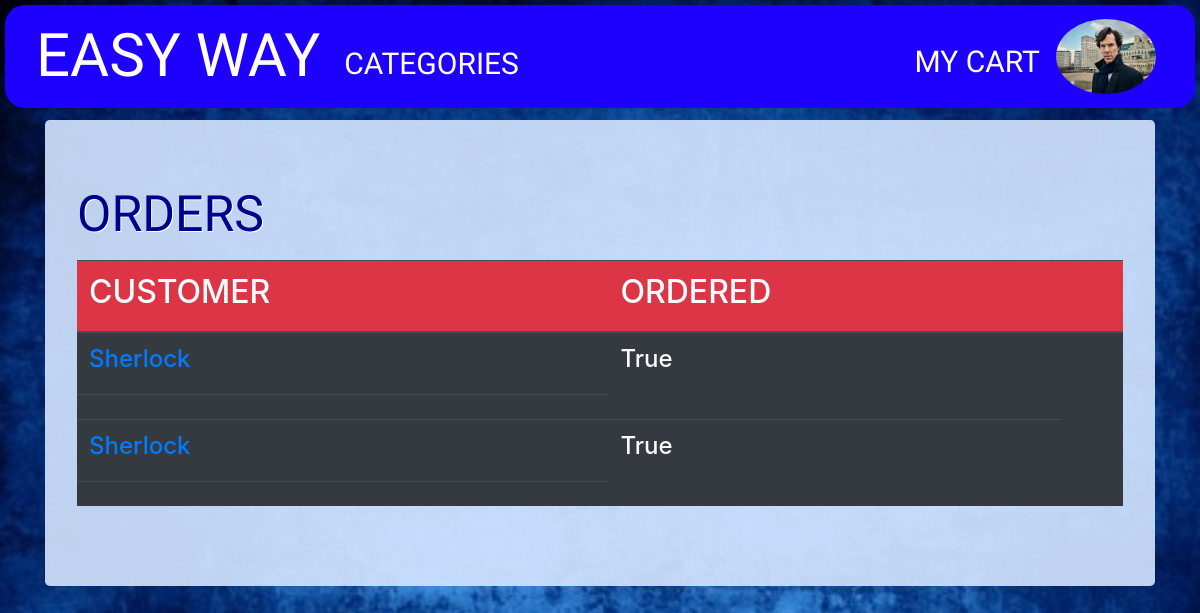
/orders/ (signed in), run on the app's committed database.
### cart/models.py (models this page shows, shortened)
class Profile(models.Model):
    user = models.OneToOneField(User, on_delete=models.CASCADE)
    image = models.ImageField(default="defaultprofile.png",upload_to='profile_pics')

class Order(models.Model):
    customer = models.ForeignKey(User,on_delete=models.CASCADE)
    is_ordered = models.BooleanField(default = False)
    items = models.ManyToManyField(Orderitem)

### cart/views.py (the view)
# urls.py: path('orders/',OrderLV.as_view(),name='orderlist'),
class OrderLV(LoginRequiredMixin,UserPassesTestMixin,ListView):
    model = Order
    ordering = ['customer']
    def test_func(self):
        return self.request.user.is_superuser

### cart/templates/cart/order_list.html (shortened to what this page needs)
{% extends "cart/base.html" %}
{% block content %}
<div class="jumbotron">
 <h1>ORDERS</h1>
 <table class="table  table-hover table-dark">
   {% if object_list.exists%}
   <thead class="bg-danger">
     <tr>
       <th><h2>CUSTOMER</h2></th>
       <th><h2>ORDERED</h2></th>
       <th></th>
     </tr>
   </thead>
{% endif%}
 {% for order in object_list %}
 <tr>
   <td><h4><a href="{% url 'orderdetail' order.id %}">{{ order.customer }}</a></h4></td>
   <td><h4>{{ order.is_ordered }}</h4></td>
 </tr>
 <tr>
     <td>
       {% empty %}
      <h1> NO USER ORDERS </h1>
     </td>
</tr>
{% endfor %}
</table>
</div>
{% endblock %}

### cart/templates/cart/base.html (shortened to what this page needs)
<!DOCTYPE html>
{% load staticfiles %}
<html lang="en" dir="ltr">
  <head>
    <link rel="stylesheet" href="https://stackpath.bootstrapcdn.com/bootstrap/4.3.1/css/bootstrap.min.css">
  </head>
  <body  class=""style="background-image: url('{% static "p.jpg"%}');background-size:cover;background-attachment: fluid;">
    <nav class=" navbar fixed-top navbar-expand-lg " style="background-color:#1e00ff;margin:5px;border-radius:20px;padding-top:1px;padding-bottom:2px">
      <div class="container-fluid">
      <a class="navbar-brand" style="font-size:60px;font-family: 'Changa One', cursive;color:white;" href="{% url 'productlist' %}">EASY WAY</a>
      <div class="collapse navbar-collapse" id="navbarSupportedContent">
 <div class="navbar-nav mr-auto" >
        <a class="nav-item nav-link "style="font-size:30px;font-family: 'Calistoga', cursive;color:white;margin-top:15px" href="{% url 'categorylist' %}">CATEGORIES</a>
</div>
  <div class="navbar-nav ml-auto " >
        {% if user.is_authenticated %}
        <a class="nav-item nav-link" style="font-size:30px;font-family: 'Calistoga', cursive;margin-top:20px;color:white;" href="{% url 'mycart' %}">MY CART</a>
        <a class="nav-item nav-link"  href="{%url 'profile'%}"><img  style="border-radius:50%;height:75px;width:100px"src="{{ request.user.profile.image.url }}" ></a>
        {% else %}
        <a class="nav-item nav-link" style="font-size:30px;font-family: 'Calistoga', cursive;color:white;" href="{% url 'login' %}">LOGIN</a>
        <a class="nav-item nav-link" style="font-size:30px;font-family: 'Calistoga', cursive;color:white;" href="{% url 'register' %}">REGISTER</a>
        {% endif %}
</div>
</div>
    </div>
    </nav>
<div class="container" style="margin-top:150">
    {% block content %}
    {% endblock %}
  </div>
  </body>
</html>

### cart/templates/cart/base.html (style rules this page uses)
h1 { color:darkblue; text-shadow: 1px 1px #ffffff ; font-family: 'Calistoga'; font-size:50px; }
h4 { color: #fcfcfc; }
.jumbotron { background:rgba(212, 230, 255, 0.9) }

### data on the page
Order: customer "Sherlock", is_ordered "True"
Order: customer "Sherlock", is_ordered "True"
